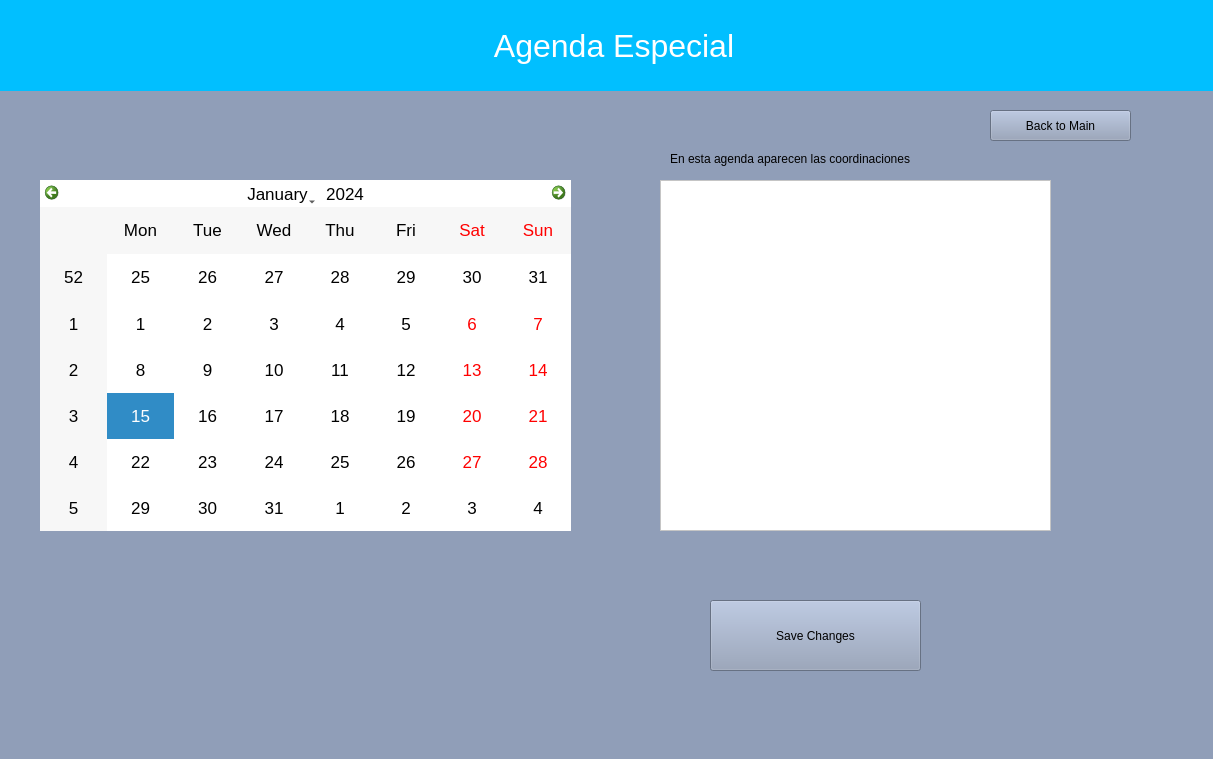
<?xml version="1.0" encoding="UTF-8"?>
<ui version="4.0">
 <class>Calendar</class>
 <widget class="QWidget" name="Calendar">
  <property name="geometry">
   <rect>
    <x>0</x>
    <y>0</y>
    <width>1213</width>
    <height>759</height>
   </rect>
  </property>
  <property name="windowTitle">
   <string>Form</string>
  </property>
  <property name="styleSheet">
   <string notr="true">background-color:rgb(144, 158, 184);</string>
  </property>
  <widget class="QCalendarWidget" name="calendarWidget">
   <property name="geometry">
    <rect>
     <x>40</x>
     <y>180</y>
     <width>531</width>
     <height>351</height>
    </rect>
   </property>
   <property name="styleSheet">
    <string notr="true">background:white;
font: 13pt;
color:black;</string>
   </property>
  </widget>
  <widget class="QListWidget" name="TaskListWidget">
   <property name="geometry">
    <rect>
     <x>660</x>
     <y>180</y>
     <width>391</width>
     <height>351</height>
    </rect>
   </property>
   <property name="styleSheet">
    <string notr="true">background:white</string>
   </property>
  </widget>
  <widget class="QPushButton" name="BtnBack">
   <property name="geometry">
    <rect>
     <x>990</x>
     <y>110</y>
     <width>141</width>
     <height>31</height>
    </rect>
   </property>
   <property name="text">
    <string>Back to Main</string>
   </property>
  </widget>
  <widget class="QLabel" name="label">
   <property name="geometry">
    <rect>
     <x>-10</x>
     <y>0</y>
     <width>1241</width>
     <height>91</height>
    </rect>
   </property>
   <property name="styleSheet">
    <string notr="true">
color:white;
font-size: 32px;
background: #01BFFF;
</string>
   </property>
   <property name="text">
    <string> Agenda Especial</string>
   </property>
   <property name="alignment">
    <set>Qt::AlignCenter</set>
   </property>
  </widget>
  <widget class="QLabel" name="lblFeedback">
   <property name="geometry">
    <rect>
     <x>40</x>
     <y>640</y>
     <width>621</width>
     <height>71</height>
    </rect>
   </property>
   <property name="styleSheet">
    <string notr="true">Color: green;
font:12pt;</string>
   </property>
   <property name="text">
    <string/>
   </property>
  </widget>
  <widget class="QPushButton" name="saveButton">
   <property name="geometry">
    <rect>
     <x>710</x>
     <y>600</y>
     <width>211</width>
     <height>71</height>
    </rect>
   </property>
   <property name="text">
    <string>Save Changes</string>
   </property>
  </widget>
  <widget class="QLabel" name="label_2">
   <property name="geometry">
    <rect>
     <x>670</x>
     <y>150</y>
     <width>351</width>
     <height>17</height>
    </rect>
   </property>
   <property name="text">
    <string>En esta agenda aparecen las coordinaciones </string>
   </property>
  </widget>
 </widget>
 <resources/>
 <connections/>
</ui>
